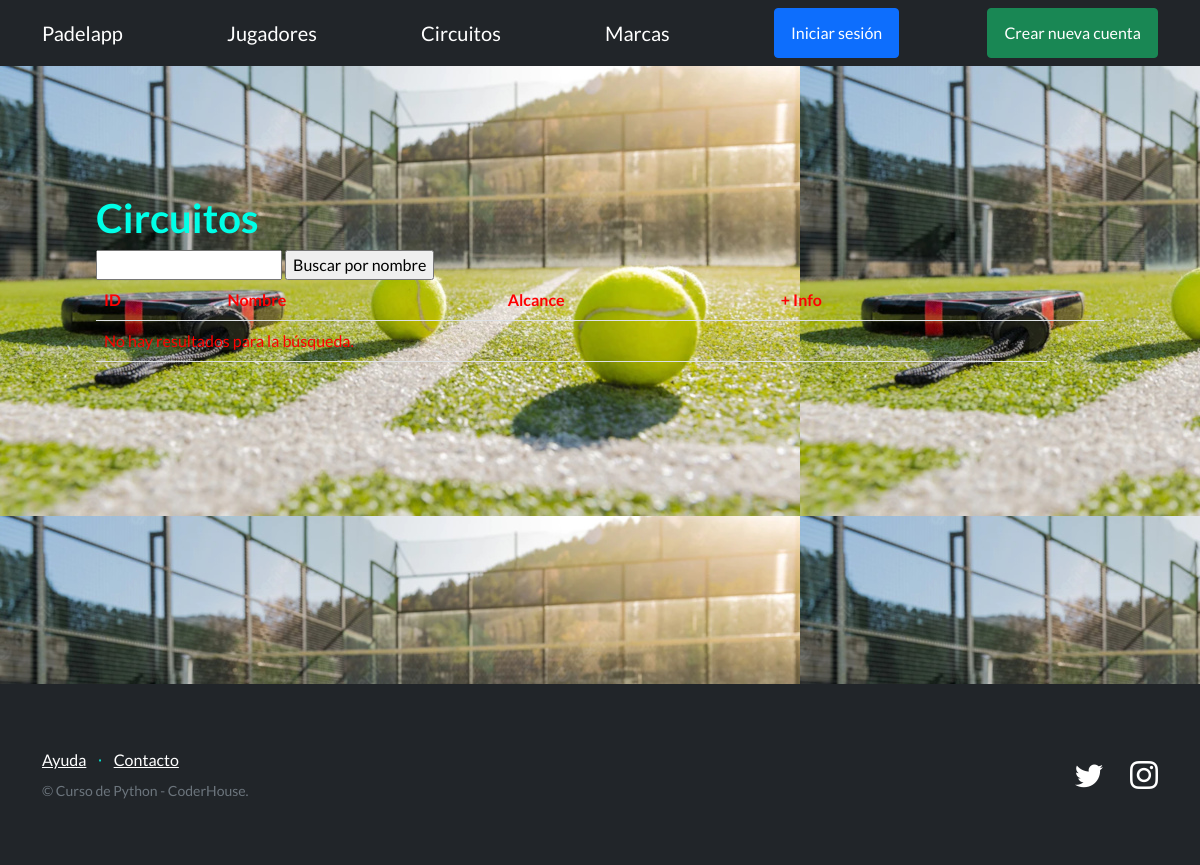
Page /PadelApp/circuitos/ on the earlier database version.
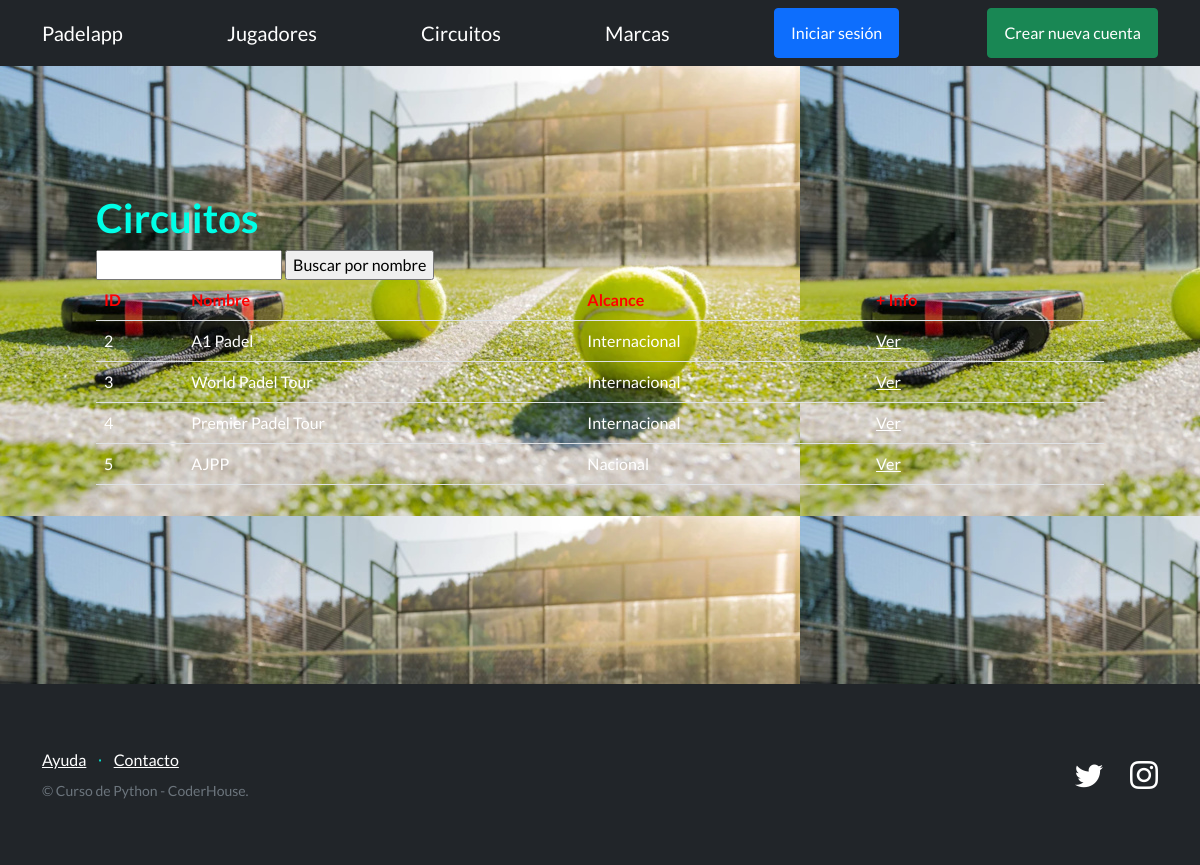
Same page on the later database version.
### PadelApp/models.py (models this page shows, shortened)
class Circuito(models.Model):
    nombre = models.CharField(max_length=64)
    alcance = models.CharField(max_length=64)
    ranking_premios = models.IntegerField()
    cant_torneos = models.IntegerField(null=True, blank=True)
    creador = models.ForeignKey(User, on_delete=models.SET_NULL, null=True)

### PadelApp/views.py (the view)
# urls.py: path("circuitos/", CircuitoListView.as_view(), name="listar_circuitos" ),
class CircuitoListView(ListView):
    model = Circuito
    template_name = 'PadelApp/circuito.html'

### PadelApp/templates/PadelApp/circuito.html (shortened to what this page needs)
{% extends "PadelApp/base2.html" %}
{% block contenido %}
<section>
    <div>
      <h1>Circuitos</h1>
      <form action="{% url 'buscar_circuito' %}" method="get">
        <input type="text" name="q">
        <input type="submit" value="Buscar por nombre">
      </form>
      <table class="table">
        <tbody>
          <tr>
            <th style="color:red">ID</th>
            <th style="color:red">Nombre</th>
            <th style="color:red"> Alcance</th>
            <th style="color:red">+ Info</th>
            <th style="color:red"></th>
            <th></th>
          </tr>
          {% for circuito in object_list %}
          <tr>
            <td style="color:white">{{ circuito.id }}</td>
            <td style="color:white">{{ circuito.nombre }}</td>
            <td style="color:white">{{ circuito.alcance }}</td>
            <td>
                <a href = "{% url "detalle_circuito" circuito.id %}">Ver</a>
            </td>
            <td>
            </td>
            <td>
            </td>
          </tr>
          {% empty %}
          <tr>
            <td style="color:red" colspan="5">No hay resultados para la búsqueda.</td>
          </tr>
          {% endfor %}
        </tbody>
      </table>
    </div>
  </section>
{% endblock contenido %}

### PadelApp/templates/PadelApp/base2.html (shortened to what this page needs)
{% load static %}
<!DOCTYPE html>
<html lang="en">
    <head>
        <link href="https://cdn.jsdelivr.net/npm/bootstrap-icons@1.5.0/font/bootstrap-icons.css" rel="stylesheet" type="text/css" />
        <link href="{% static 'css/styles.css' %}" rel="stylesheet" />
    </head>
    <body>
        <nav class="navbar bg-dark" data-bs-theme="dark">
            <div class="container">
                <a class="navbar-brand" href="{% url 'inicio' %}">Padelapp</a>
                <a class="navbar-brand" href="{% url 'listar_jugadores' %}">Jugadores</a>
                <a class="navbar-brand" href="{% url 'listar_circuitos' %}">Circuitos</a>
                <a class="navbar-brand" href="{% url 'listar_marcas' %}">Marcas</a>
                {% if user.is_authenticated %}
                <div class="dropdown">
                    <button class="btn btn-secondary dropdown-toggle" type="button" id="dropdownMenuButton1" data-bs-toggle="dropdown" aria-expanded="false">
                        <div style="display: inline-flex;">
                            <span>{{ user.username }}</span>
                        </div>
                    </button>
                    <ul class="dropdown-menu" aria-labelledby="dropdownMenuButton1">
                        <li>
                            <a class="dropdown-item" href="{% url 'editar_usuario' %}">Editar perfil</a>
                        </li>
                        <li>
                            <a class="dropdown-item" href="{% url 'agregar_avatar' %}">Agregar Avatar</a>
                        </li>
                        <li>
                            <a class="dropdown-item" href="{% url 'logout' %}"><strong>Cerrar Sesión</strong></a>
                        </li>
                    </ul>
                    </div>
                </div>
                {% else %}
                <a class="btn btn-primary" href="{% url 'login' %}">Iniciar sesión</a>
                <a class="btn btn-success" href="{% url 'registro' %}">Crear nueva cuenta</a>
                {% endif %}
            </div>
        </nav>
        <section style="padding: 4rem 3rem; background-image: url('/static/cancha.jpeg');">
            <div id="main">
            {% block contenido %}{% endblock contenido %}
        </section>
        <footer class="footer bg-dark">
            <div class="container">
                <div class="row">
                    <div class="col-lg-6 h-100 text-center text-lg-start my-auto">
                        <ul class="list-inline mb-2">
                            <li class="list-inline-item"><a href="#!">Ayuda</a></li>
                            <li class="list-inline-item">⋅</li>
                            <li class="list-inline-item"><a href="#!">Contacto</a></li>
                        </ul>
                        <p class="text-muted small mb-4 mb-lg-0">&copy; Curso de Python - CoderHouse.</p>
                    </div>
                    <div class="col-lg-6 h-100 text-center text-lg-end my-auto">
                        <ul class="list-inline mb-0">
                            <li class="list-inline-item me-4">
                                <a href="https://twitter.com/coderhouse"><i class="bi-twitter fs-3"></i></a>
                            </li>
                            <li class="list-inline-item">
                                <a href="https://www.instagram.com/coderhouse/?hl=es"><i class="bi-instagram fs-3"></i></a>
                            </li>
                        </ul>
                    </div>
                </div>
            </div>
        </footer>
    </body>
</html>

### PadelApp/templates/PadelApp/base2.html (style rules this page uses)
body { height: 100vh; background-image: url('/static/cancha.jpeg'); background-size: cover; background-position: center; }
section { padding: 4rem 3rem; }
#main { min-height: calc(70vh - 70px); }

Differences in the rows shown:
added Circuito: id "2", nombre "A1 Padel", alcance "Internacional"
added Circuito: id "3", nombre "World Padel Tour", alcance "Internacional"
added Circuito: id "4", nombre "Premier Padel Tour", alcance "Internacional"
added Circuito: id "5", nombre "AJPP", alcance "Nacional"
Other differences:
text no longer shown: "No hay resultados para la búsqueda."
